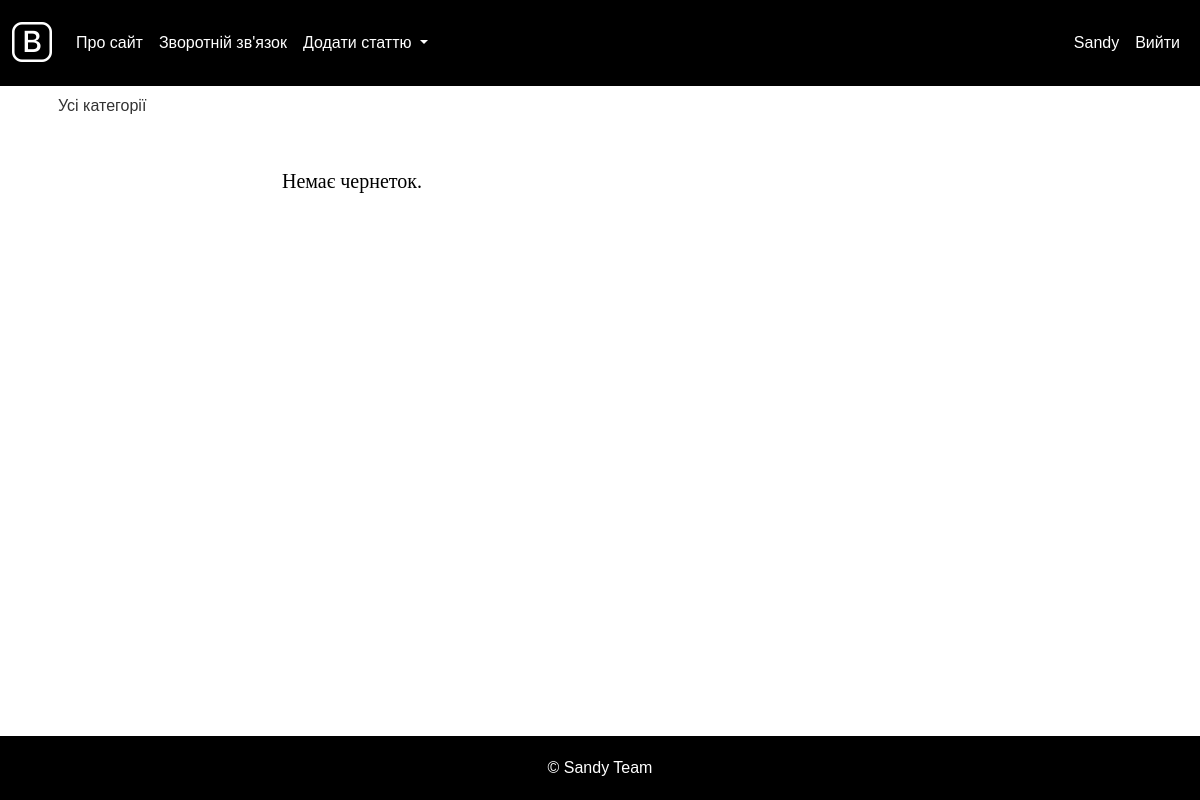
The app's page /save_draft/ (signed in), older data.
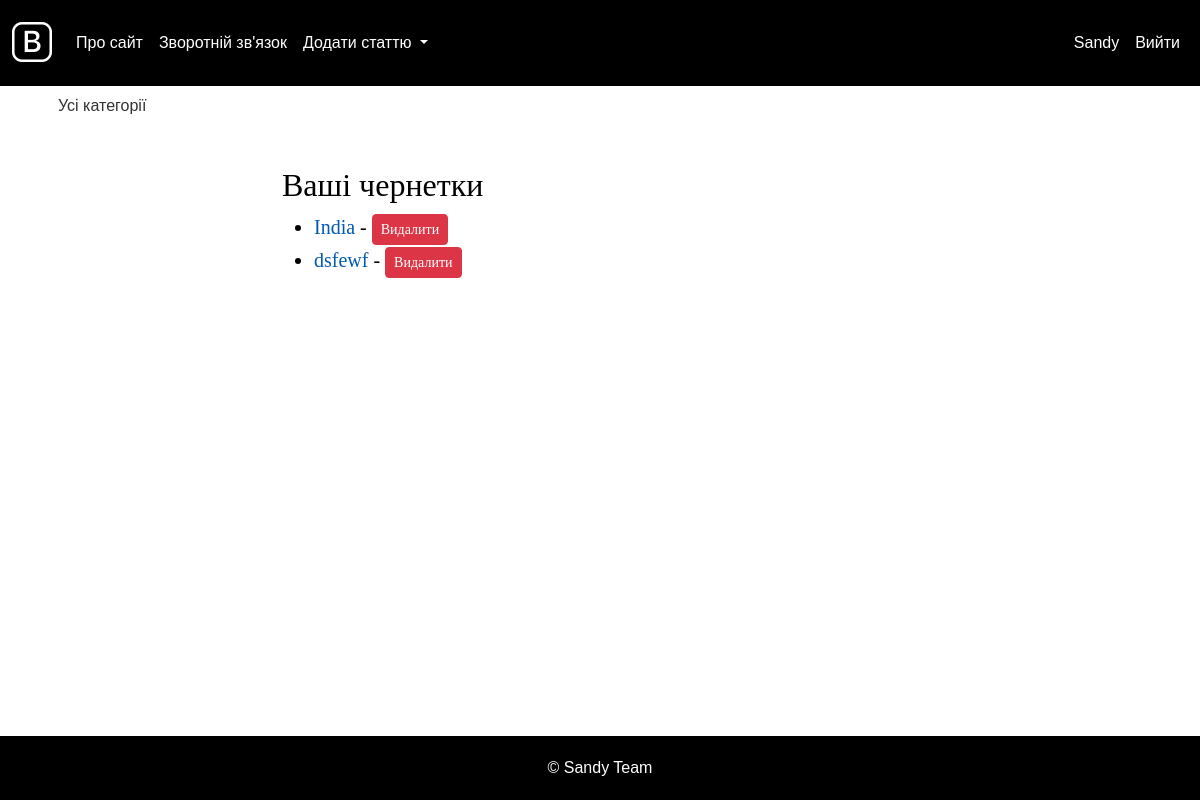
The same page, newer data.
### blog/models.py (models this page shows, shortened)
class Blog(models.Model):
    DRAFT = 'draft'
    PUBLISHED = 'published'
    STATUS_CHOICES = [
        (DRAFT, 'Чернетка'),
        (PUBLISHED, 'Опублікована'),
    ]
    title = models.CharField(max_length=255, verbose_name="Заголовок")
    slug = models.SlugField(max_length=255, unique=True, verbose_name="URL")
    content = models.TextField(blank=True, verbose_name="Текст статті")
    photo = models.ImageField(upload_to="photos/%Y/%m/%d/", verbose_name="Фото", blank=True, null=True)
    time_create = models.DateTimeField(auto_now_add=True, verbose_name="Час створення")
    time_update = models.DateTimeField(auto_now=True, verbose_name="Час оновлення")
    status = models.CharField(max_length=10, choices=STATUS_CHOICES, default=DRAFT, verbose_name="Статус")
    cat = models.ForeignKey('Category', on_delete=models.PROTECT, verbose_name="Категорія")
    author = models.ForeignKey(settings.AUTH_USER_MODEL, on_delete=models.CASCADE, related_name='posts', verbose_name="Автор", null=True)
    likes = models.ManyToManyField(settings.AUTH_USER_MODEL, related_name='liked_posts', blank=True, verbose_name="Лайки", through='PostLike')
    dislikes = models.ManyToManyField(settings.AUTH_USER_MODEL, related_name='disliked_posts', blank=True, verbose_name="Дизлайки", through='PostDislike')
    tags = TaggableManager()
    class Meta:
        verbose_name = 'Запис блогу'
        verbose_name_plural = 'Записи блогу'
        ordering = ['id']

### blog/views.py (the view, shortened to what this page needs)
# urls.py: path('save_draft/', views.save_draft, name='save_draft'),
@login_required
def save_draft(request, pk=None):
        if pk:
            draft = get_object_or_404(Blog, pk=pk, author=request.user, status='draft')
            form = AddPostForm(request.POST or None, request.FILES or None, instance=draft)
        else:
            form = AddPostForm(request.POST or None, request.FILES or None)
        user_drafts = Blog.objects.filter(author=request.user, status='draft')
        return render(request, 'drafts.html', {'form': form, 'drafts': user_drafts, 'title': 'Чернетки'})

### blog/templates/drafts.html (shortened to what this page needs)
{% extends "base.html" %}
{% block content %}
{% if drafts %}
    <h1>Ваші чернетки</h1>
    <ul>
        {% for draft in drafts %}
            <li>
                <a href="{% url 'edit_draft' draft.pk %}">{{ draft.title }}</a> - {{ draft.created_at }}
                <form action="{% url 'delete_draft' draft.pk %}" method="post" style="display:inline;">
                    <button type="submit" class="btn btn-danger btn-sm">Видалити</button>
                </form>
            </li>
        {% endfor %}
    </ul>
{% else %}
    <p>Немає чернеток.</p>
{% endif %}
{% endblock %}

Row changes from the older to the newer data that the page shows:
added Blog: title "India"
added Blog: title "dsfewf"
Text that changed along with them:
text no longer shown: "Немає чернеток."
text now shown: "Ваші чернетки"
